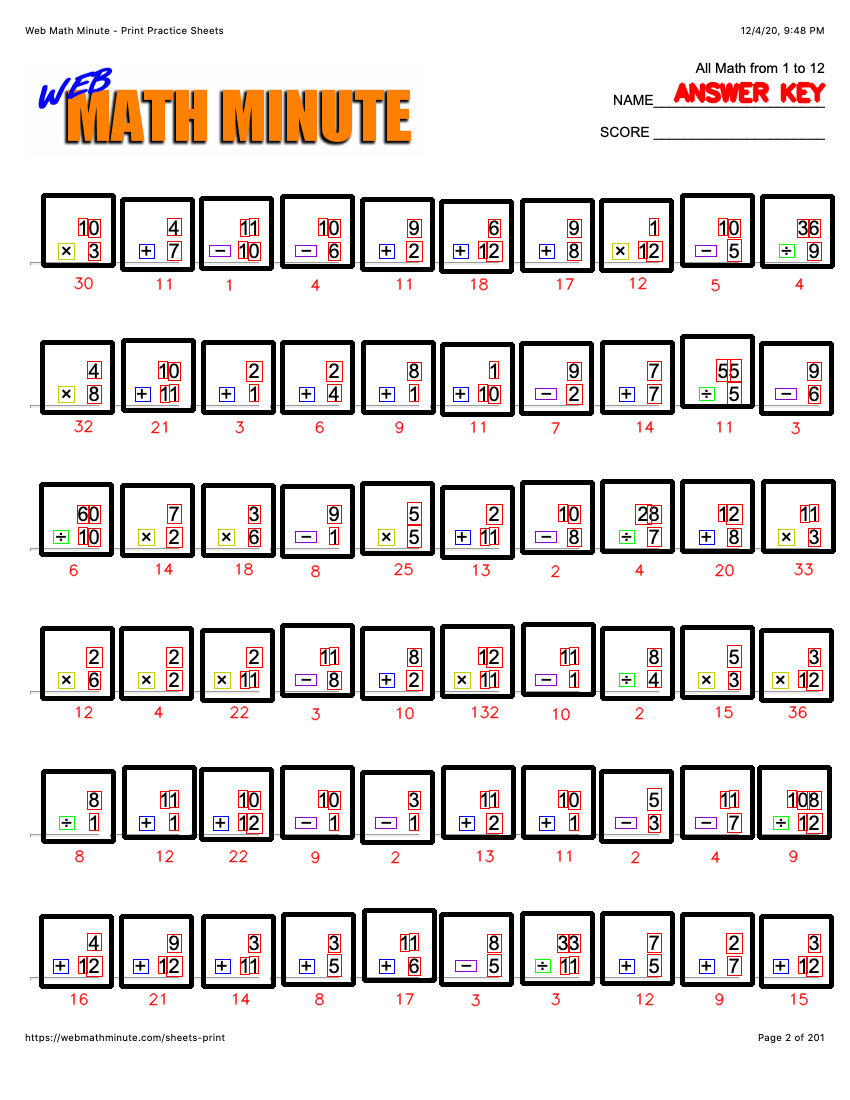
#> input picture Paper/0001_detections_and_answers.png, 850 x 1100 px, given as the content of the folder /home/xliea/SampleDataset/img, which was not available
$ python global_patch.py
#> lines starting #> are read from the running program, lines starting #| are printed output that depends on the picture; pictures that were not available may be replaced by others from this repository, and a replacement may not be noted
import numpy as np
from skimage import transform as tf
from skimage import io
import os
import skimage
import shutil
import argparse

import warnings
warnings.filterwarnings('ignore')

parser = argparse.ArgumentParser()
# For parsing commandline arguments
parser.add_argument("--res", type=int, default=256, help='the resolution of local patch')
parser.add_argument("--resFactor", type=int, default=4, help='the resolution factor of the global patch to the local patch')
parser.add_argument("--totalNum", type=int, default=2, help='the number of images to be cropped for the whole dataset')
parser.add_argument("--testNum", type=int, default=1, help='the number of images to be cropped for test dataset')
parser.add_argument("--dataPath", type=str, default='/home/xliea/SampleDataset', help='dataset path')
parser.add_argument("--savePath", type=str, default='/home/xliea/dataset_patch', help='save path')
args = parser.parse_args()

def createDir(savePath, resFactor):

    path =  '%s%s%s%s' % (savePath, '/train/patch_', resFactor, 'x')
    if not os.path.exists(path):
        os.makedirs(path)

    path =  '%s%s%s%s' % (savePath, '/test/patch_', resFactor, 'x')
    if not os.path.exists(path):
        os.makedirs(path)


def moveTest(num, testNum, savePath, resFactor, datasetpath):

    testDir = os.listdir('%s%s' % (datasetpath, '/img'))[(num - testNum):num]
    testDir.sort()

    imgPaths = os.listdir('%s%s%s%s' % (savePath, '/train/patch_', resFactor, 'x'))
    imgPaths.sort()

    for fs in imgPaths:

        hello = fs.split('_')
        testIndex = '%s%s' % (hello[0]+'_'+hello[1], '.png')
        # testIndex = '%s%s' % (fs[0:5], '.png')

        if testIndex in testDir:

            name = fs.split('.')[0]

            dir1 = '%s%s%s%s%s%s' % (savePath, '/train/patch_', resFactor, 'x/', name, '.png')
            dir2 = '%s%s%s%s%s%s' % (savePath, '/test/patch_', resFactor, 'x/', name, '.png')
            shutil.move(dir1, dir2)

def generate(S, num, savePath, resFactor, datasetpath):

#> called with S = 256, num = 2, savePath = '/home/xliea/dataset_patch', resFactor = 4, datasetpath = '/home/xliea/SampleDataset'
    createDir(savePath, resFactor)

    ind = 0

    for fs in os.listdir('%s%s' % (datasetpath, '/img'))[0:num]:

        name = fs.split('.')[0]

        print(ind, name)
        ind += 1

        imgpath =  '%s%s%s%s' % (datasetpath, '/img/', name, '.png')
        mskpath =  '%s%s%s%s' % (datasetpath, '/img_msk/', name, '.png')

        image = io.imread(imgpath)
#> image is the input picture: shape (1100, 850, 3); mean R, G, B 226.5, 221, 219.9
        mask = io.imread(mskpath)

        H = image.shape[0]
#> H = 1100
        W = image.shape[1]
#> W = 850

        cropH = S
        cropW = S
        ovlp = int(S * 0.25)

        ynum = int((H - cropH)/(cropH - ovlp)) + 1
#> ynum = 5
        xnum = int((W - cropW)/(cropW - ovlp)) + 1
#> xnum = 4

        padding = int(S * (resFactor - 1.0)/2.0)

        image = np.lib.pad(image, ((padding, padding), (padding, padding), (0, 0)), 'edge')
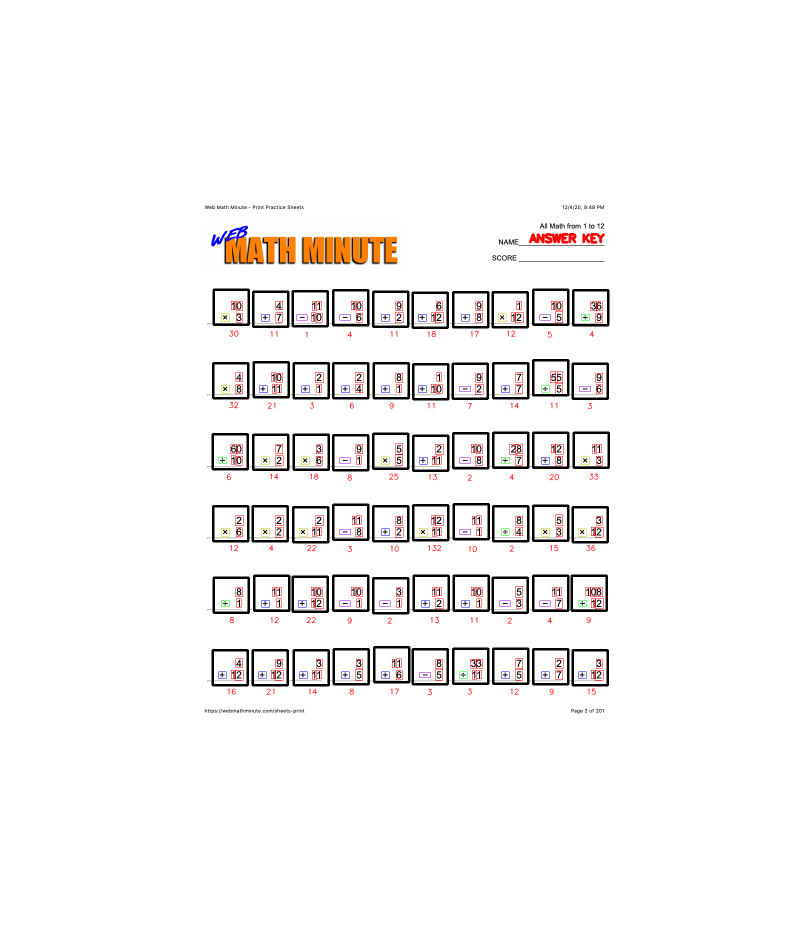
#> image: shape (1868, 1618, 3) (shown at 1/2 size); mean R, G, B 246.2, 244.5, 244.1

        for j in range(0, ynum):
            for i in range(0, xnum):

                gx = int(i * (cropW - ovlp))
                gy = int(j * (cropH - ovlp))

                patchmask = mask[gy:int(gy + S), gx:int(gx + S)]
                globalpatch = image[gy:int(gy + resFactor*S), gx:int(gx + resFactor*S)]

                if np.sum(patchmask) == 0:

                    newimg = skimage.transform.resize(globalpatch, (256, 256)) # Change


                    imgpath =  '%s%s%s%s%s%s%s%s%s' % (savePath, '/train/patch_', resFactor, 'x/', name, '_',
                                                       str(j).zfill(2), str(i).zfill(2), '.png')

                    io.imsave(imgpath, newimg)
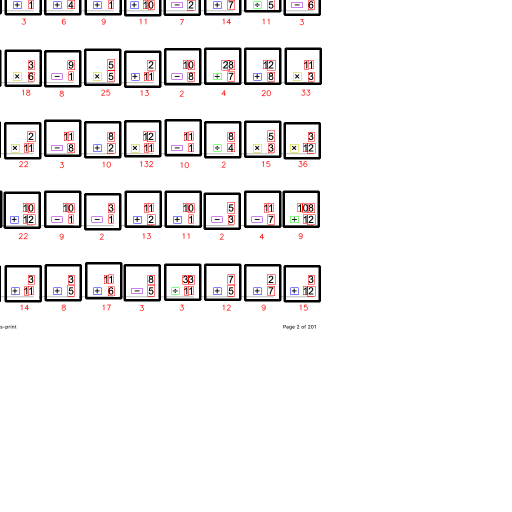
#> globalpatch: shape (1024, 1024, 3) (shown at 1/2 size); mean R, G, B 240.5, 238.6, 238.9

generate(args.res, args.totalNum, args.savePath, args.resFactor, args.dataPath)
moveTest(args.totalNum, args.testNum, args.savePath, args.resFactor, args.dataPath)

$ run again, on Paper/0001_plain.png
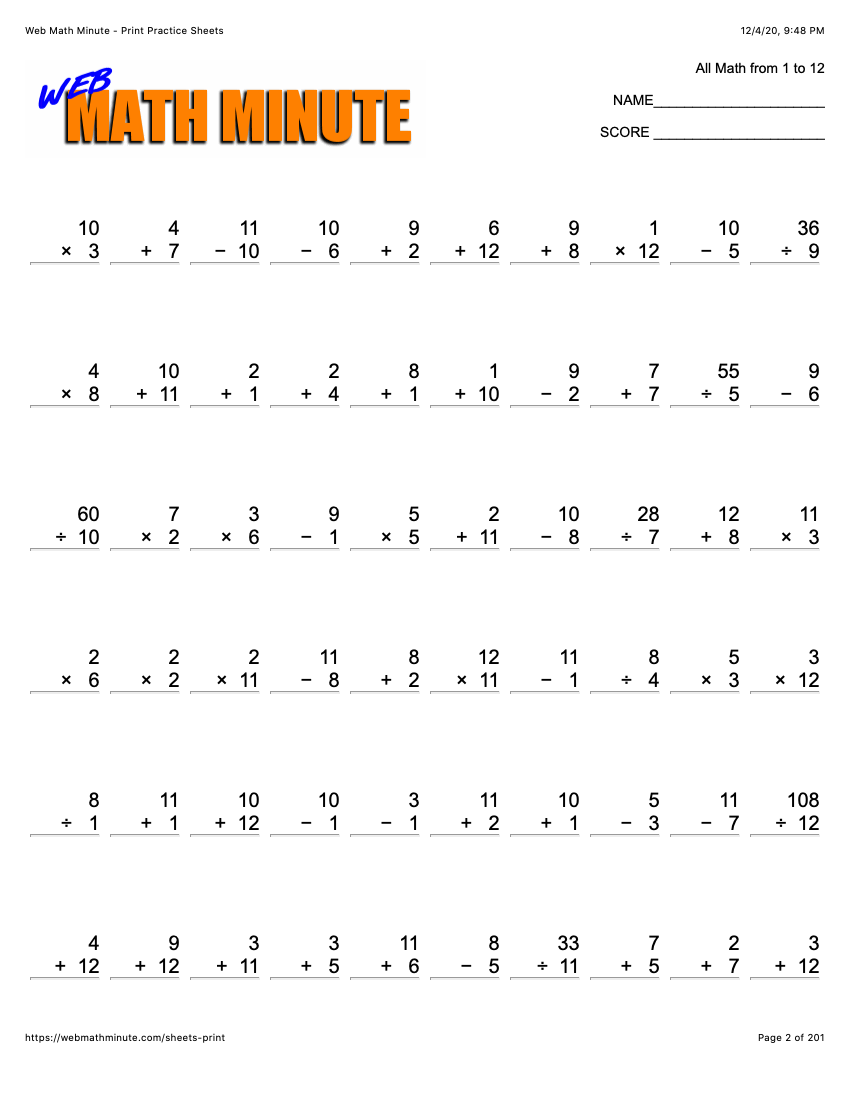
#> input picture Paper/0001_plain.png, 850 x 1100 px, given as the content of the folder /home/xliea/SampleDataset/img, which was not available
#> in generate, image is the input picture: shape (1100, 850, 4); mean R, G, B, A 249.8, 248.1, 246.7, 255
#> in generate, `image = np.lib.pad(image, ((padding, padding), (padding, padding), (0,..`:
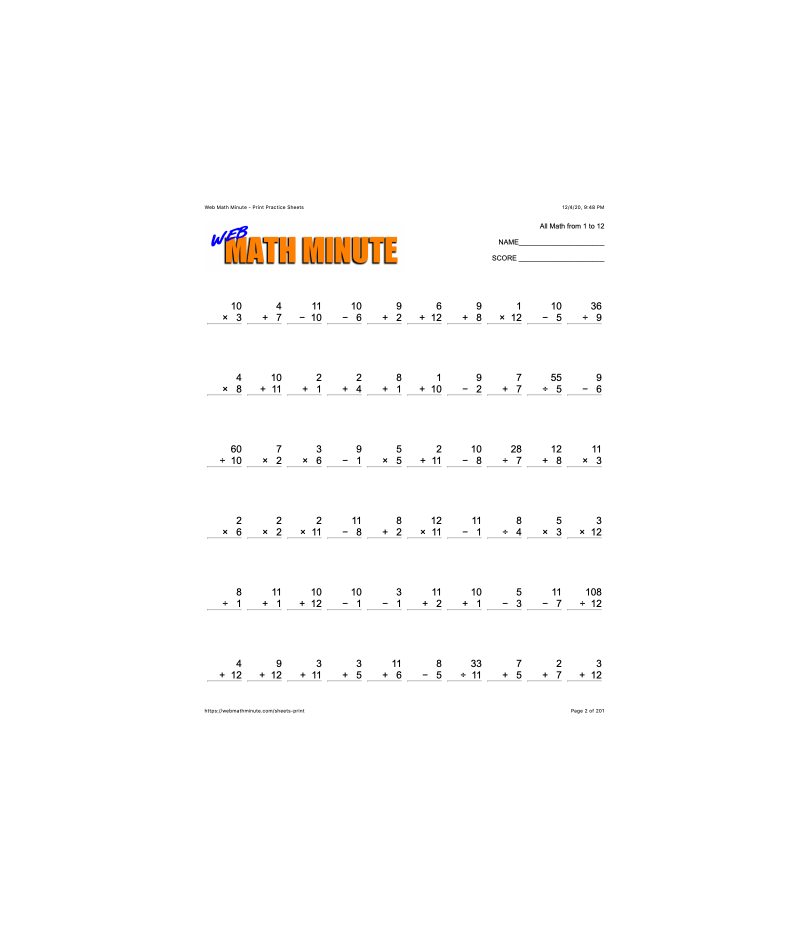
#> image: shape (1868, 1618, 4) (shown at 1/2 size); mean R, G, B, A 253.4, 252.9, 252.4, 255
#> after the loop in generate, `for j in range(0, ynum):`:
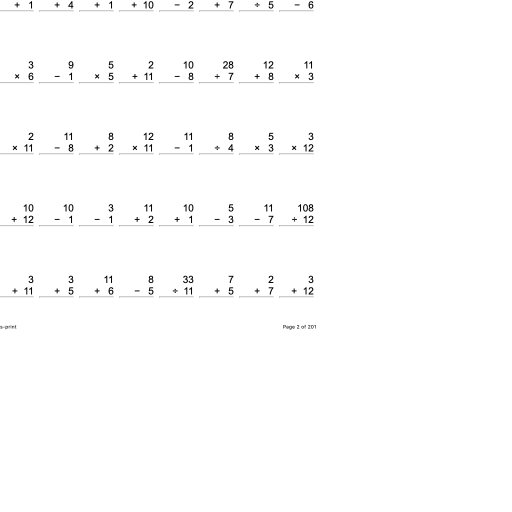
#> globalpatch: shape (1024, 1024, 4) (shown at 1/2 size); mean R, G, B, A 253, 253, 253, 255
